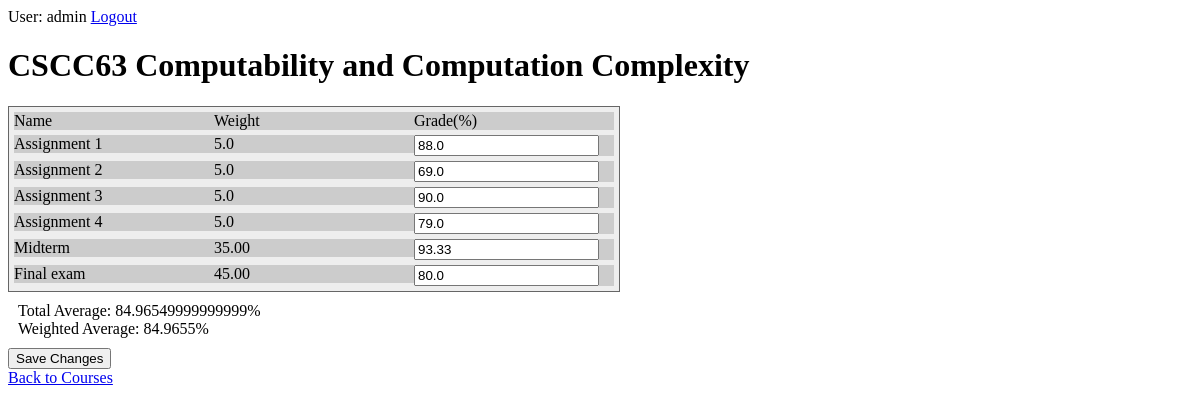
/courses/13/ (signed in), run on the app's committed database.
### courses/models.py (models this page shows, shortened)
class Course(models.Model):
    course_code = models.CharField(max_length=20)
    course_name = models.CharField(max_length=200)
    def validate_weight(self):
        weight = 0.0
        assessments = Assessment.objects.filter(course=self)
        for assessment in assessments:
            weight += float(assessment.weight)
        return (weight == 100.0)
    def getTotalAverage(self):
        if not Course.validate_weight(self):
            return 0.0
        mark = 0.0
        assessments = Assessment.objects.filter(course=self)
        for asm in assessments:
            grades = Grade.objects.filter(assessment=asm)
            weight = asm.weight/asm.components
            for grade in grades:
                mark += float(grade.mark) * float(weight) / 100
        return mark
    def getWeightedAverage(self):
        if not Course.validate_weight(self):
            return 0.0
        mark = 0.0
        availableMark = 0.0
        assessments = Assessment.objects.filter(course=self)
        for asm in assessments:
            grades = Grade.objects.filter(assessment=asm)
            weight = asm.weight/asm.components
            for grade in grades:
                if grade.mark > 0:
                    availableMark += float(weight)
                mark += (float(grade.mark)/100) * float(weight)
        if not availableMark: return 0
        return mark/availableMark * 100

class Assessment(models.Model):
    course = models.ForeignKey(Course, on_delete=models.CASCADE)
    name = models.CharField(max_length=100)
    components = models.IntegerField(default=1)
    weight = models.DecimalField(decimal_places=2, max_digits=4)

class Grade(models.Model):
    user_id = models.IntegerField(default=1)
    assessment = models.ForeignKey(Assessment, on_delete=models.CASCADE)
    mark = models.FloatField(default=0.0)
    component = models.IntegerField(default=1)

### courses/views.py (the view)
# urls.py: path('<int:pk>/', views.DetailView.as_view(), name='detail'),
class DetailView(generic.DetailView):
    model = Course
    template_name = 'courses/detail.html'
    def get_queryset(self):
        return Course.objects

### courses/templatetags/courses_extra.py (called while the page is built)
@register.filter
def filter_range(start, end):
    return range(start, end+1)

@register.filter
def div(value, arg):
    return int(value) / int(arg)

@register.filter
def getMark(assessment_id, c):
    a = Assessment.objects.get(pk=assessment_id)
    try:
        return float(a.grade_set.get(component=c).mark)
    except(Grade.DoesNotExist):
        return 0.0

@register.filter
def getTotalAverage(course_id):
    c = Course.objects.get(pk=course_id)
    return c.getTotalAverage()

@register.filter
def getWeightedAverage(course_id):
    c = Course.objects.get(pk=course_id)
    return c.getWeightedAverage()

### courses/templates/courses/detail.html (shortened to what this page needs)
{% load static %}
{% load courses_extra %}
<link rel="stylesheet" type="text/css" href="{% static 'courses/detail.css' %}">
{% if user.is_authenticated %}
<div id = "auth_nav">
User: {{ user.get_username }}  <a href="{% url 'logout'%}?next={{request.path}}">Logout</a>
</div>
<h1>{{ course.course_code }} {{course.course_name}}</h1>
<form action="{% url 'courses:set_grade' course.id %}" method="post">
    <div class="table">
        <div class="row">
            <div class="cell">Name</div>
            <div class="cell">Weight</div>
            <div class="cell">Grade(%)</div>
        </div>
        {% for assessment in course.assessment_set.all %}
        {% if assessment.components > 1 %}
        {% for i in 1|filter_range:assessment.components %}
        <div class="row">
            <div class="cell">{{assessment.name}} {{i}}</div>
            <div class="cell">{{assessment.weight|div:assessment.components}}</div>
            <div class="cell">
                <input type="text" name="{{assessment.id}}_{{i}}" value="{{assessment.id|getMark:i}}" required
                    pattern="^(?:\d{1,2}(?:\.\d{1,2})?|100(?:\.0?0)?)" />
            </div>
        </div>
        {% endfor %}
        {% else%}
        <div class="row">
            <div class="cell">{{assessment.name}}</div>
            <div class="cell">{{assessment.weight}}</div>
            <div class="cell">
                <input type="text" name="{{assessment.id}}_1" value="{{assessment.id|getMark:1}}" required
                    pattern="^(?:\d{1,2}(?:\.\d{1,2})?|100(?:\.0?0)?)" />
            </div>
        </div>
        {% endif %}
        {% endfor %}
    </div>
    <div class="average">
        <div class="total">Total Average: {{course.id|getTotalAverage}}%</div>
        <div class="weighted">Weighted Average: {{course.id|getWeightedAverage}}%</div>
    </div>
    <input type="submit" value="Save Changes">
    <div>
        <a href="{% url 'courses:index' %}"> Back to Courses</a>
    </div>
</form>
{% else %}
<p> You are not authenticated, please
<a href="{% url 'login'%}?next={{request.path}}">Login</a></p>
{% endif %}

### courses/static/courses/detail.css (style rules this page uses)
.table { display: table; width: auto; background-color: #eee; border: 1px solid #666666; border-spacing: 5px; }
.row { display: table-row; width: auto; clear: both; }
.cell { float: left; display: table-column; width: 200px; background-color: #ccc; }
.average { margin: 10px; }

### data on the page
Course: course_code "CSCC63", course_name "Computability and Computation Complexity", id|getTotalAverage "84.96549999999999", id|getWeightedAverage "84.9655"
Assessment: name "Assignment" "Assignment" "Assignment" "Assignment", 1 "1" "2" "3" "4", weight|div "5.0" "5.0" "5.0" "5.0", id|getMark "88.0" "69.0" "90.0" "79.0"
Assessment: name "Midterm", weight "35.00", id|getMark "93.33"
Assessment: name "Final exam", weight "45.00", id|getMark "80.0"

### other printed values
{{ user.get_username }} "admin"
